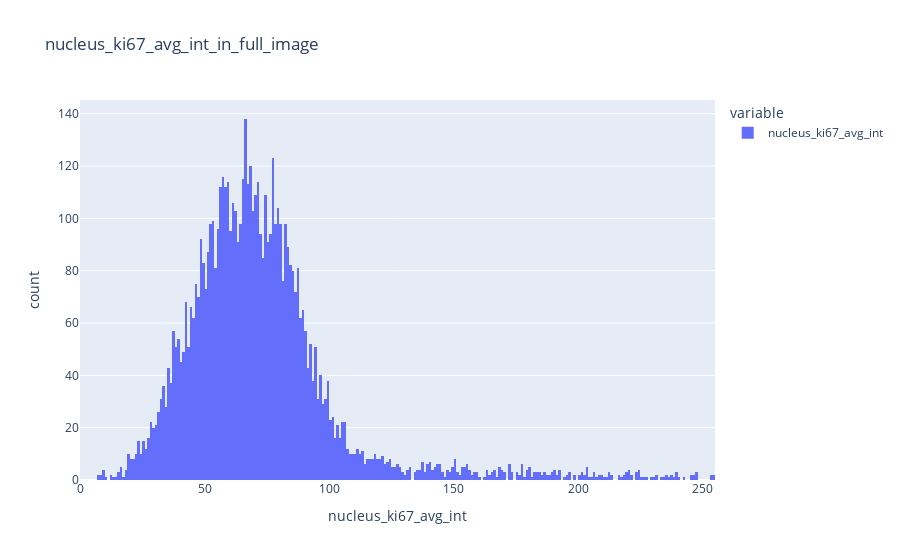
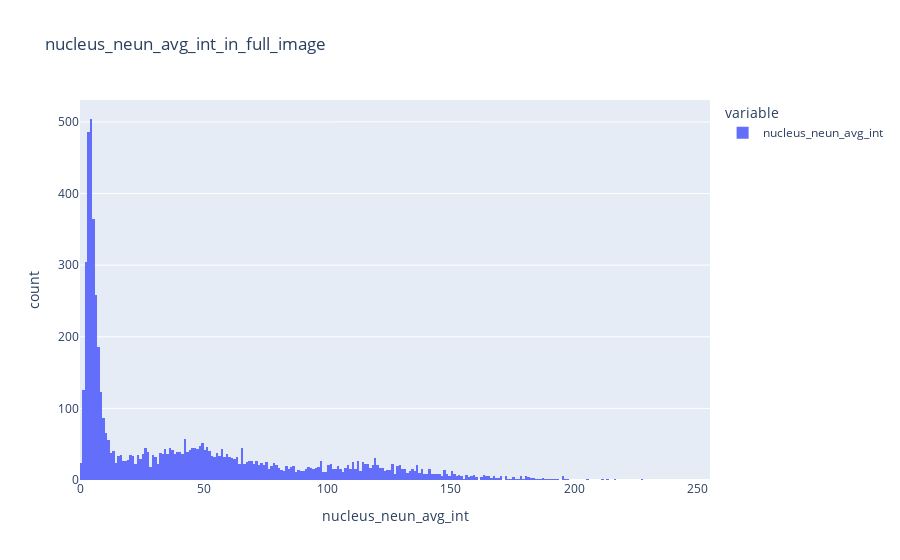
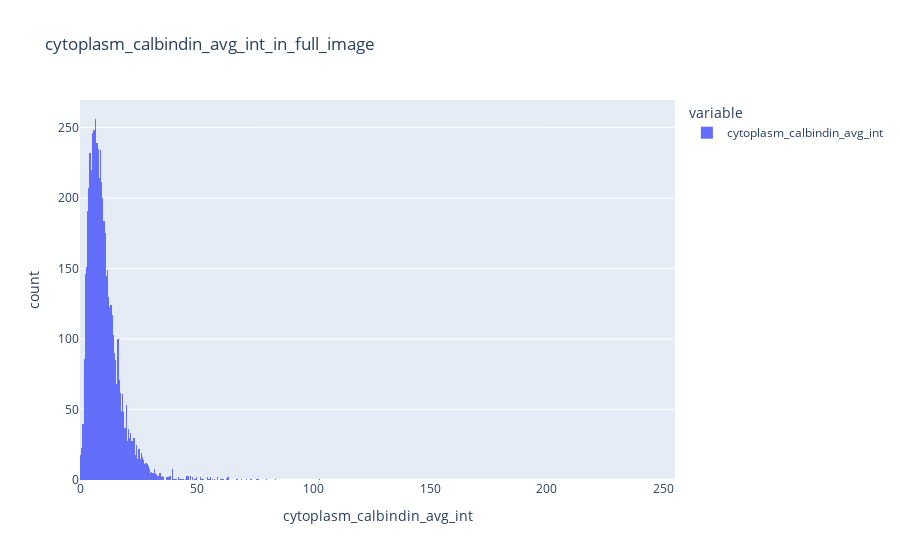

Notebook code for these charts, in order:
### Markdown cell above
<h3>Plot average intensities</h3>

### Code cell
# Select all column names in 'final_df' that contain the substring 'avg_int'
avg_int_columns = [col for col in final_df.columns if 'avg_int' in col]

# Loop over all extracted channel average intensities
for column_name in avg_int_columns:

    # Plot the average_intensity distribution in order to make an informed decision on the threshold
    for roi_name in roi_names:

        # Filter rows in final_df where ROI matches roi_name 
        filtered_df = final_df[(final_df["ROI"] == roi_name)]

        # Get the values of the 'label' column in filtered_df as a list
        avg_int_values = filtered_df[column_name]

        # Plot a histogram with 256 bins and a title indicating the column and ROI
        fig = px.histogram(avg_int_values, nbins=256, 
                           title=f"{column_name}_in_{roi_name}",
                           labels={'value': column_name, 'count': 'Frequency'},
                           range_x=[0, 255])
        
        # Show the plot
        fig.show()

### Figure 1 — Plotly figure (JSON) as saved in the notebook; plotly's stock layout.template omitted (floating-point values rounded to 4 significant figures; data arrays with more than 128 entries replaced by an {"elided": "..."} marker saying what was removed)
{"data": [{"alignmentgroup": "True", "bingroup": "x", "hovertemplate": "variable=nucleus_ki67_avg_int<br>nucleus_ki67_avg_int=%{x}<br>count=%{y}<extra></extra>", "legendgroup": "nucleus_ki67_avg_int", "marker": {"color": "#636efa", "pattern": {"shape": ""}}, "name": "nucleus_ki67_avg_int", "nbinsx": 256, "offsetgroup": "nucleus_ki67_avg_int", "orientation": "v", "showlegend": true, "type": "histogram", "x": {"elided": "6152 float values"}, "xaxis": "x", "yaxis": "y"}], "layout": {"barmode": "relative", "legend": {"title": {"text": "variable"}, "tracegroupgap": 0}, "title": {"text": "nucleus_ki67_avg_int_in_full_image"}, "xaxis": {"anchor": "y", "domain": [0, 1], "range": [0, 255], "title": {"text": "nucleus_ki67_avg_int"}}, "yaxis": {"anchor": "x", "domain": [0, 1], "title": {"text": "count"}}}}

### Figure 2 — Plotly figure (JSON) as saved in the notebook; plotly's stock layout.template omitted (floating-point values rounded to 4 significant figures; data arrays with more than 128 entries replaced by an {"elided": "..."} marker saying what was removed)
{"data": [{"alignmentgroup": "True", "bingroup": "x", "hovertemplate": "variable=nucleus_neun_avg_int<br>nucleus_neun_avg_int=%{x}<br>count=%{y}<extra></extra>", "legendgroup": "nucleus_neun_avg_int", "marker": {"color": "#636efa", "pattern": {"shape": ""}}, "name": "nucleus_neun_avg_int", "nbinsx": 256, "offsetgroup": "nucleus_neun_avg_int", "orientation": "v", "showlegend": true, "type": "histogram", "x": {"elided": "6152 float values"}, "xaxis": "x", "yaxis": "y"}], "layout": {"barmode": "relative", "legend": {"title": {"text": "variable"}, "tracegroupgap": 0}, "title": {"text": "nucleus_neun_avg_int_in_full_image"}, "xaxis": {"anchor": "y", "domain": [0, 1], "range": [0, 255], "title": {"text": "nucleus_neun_avg_int"}}, "yaxis": {"anchor": "x", "domain": [0, 1], "title": {"text": "count"}}}}

### Figure 3 — Plotly figure (JSON) as saved in the notebook; plotly's stock layout.template omitted (floating-point values rounded to 4 significant figures; data arrays with more than 128 entries replaced by an {"elided": "..."} marker saying what was removed)
{"data": [{"alignmentgroup": "True", "bingroup": "x", "hovertemplate": "variable=cytoplasm_calbindin_avg_int<br>cytoplasm_calbindin_avg_int=%{x}<br>count=%{y}<extra></extra>", "legendgroup": "cytoplasm_calbindin_avg_int", "marker": {"color": "#636efa", "pattern": {"shape": ""}}, "name": "cytoplasm_calbindin_avg_int", "nbinsx": 256, "offsetgroup": "cytoplasm_calbindin_avg_int", "orientation": "v", "showlegend": true, "type": "histogram", "x": {"elided": "6152 float values"}, "xaxis": "x", "yaxis": "y"}], "layout": {"barmode": "relative", "legend": {"title": {"text": "variable"}, "tracegroupgap": 0}, "title": {"text": "cytoplasm_calbindin_avg_int_in_full_image"}, "xaxis": {"anchor": "y", "domain": [0, 1], "range": [0, 255], "title": {"text": "cytoplasm_calbindin_avg_int"}}, "yaxis": {"anchor": "x", "domain": [0, 1], "title": {"text": "count"}}}}
